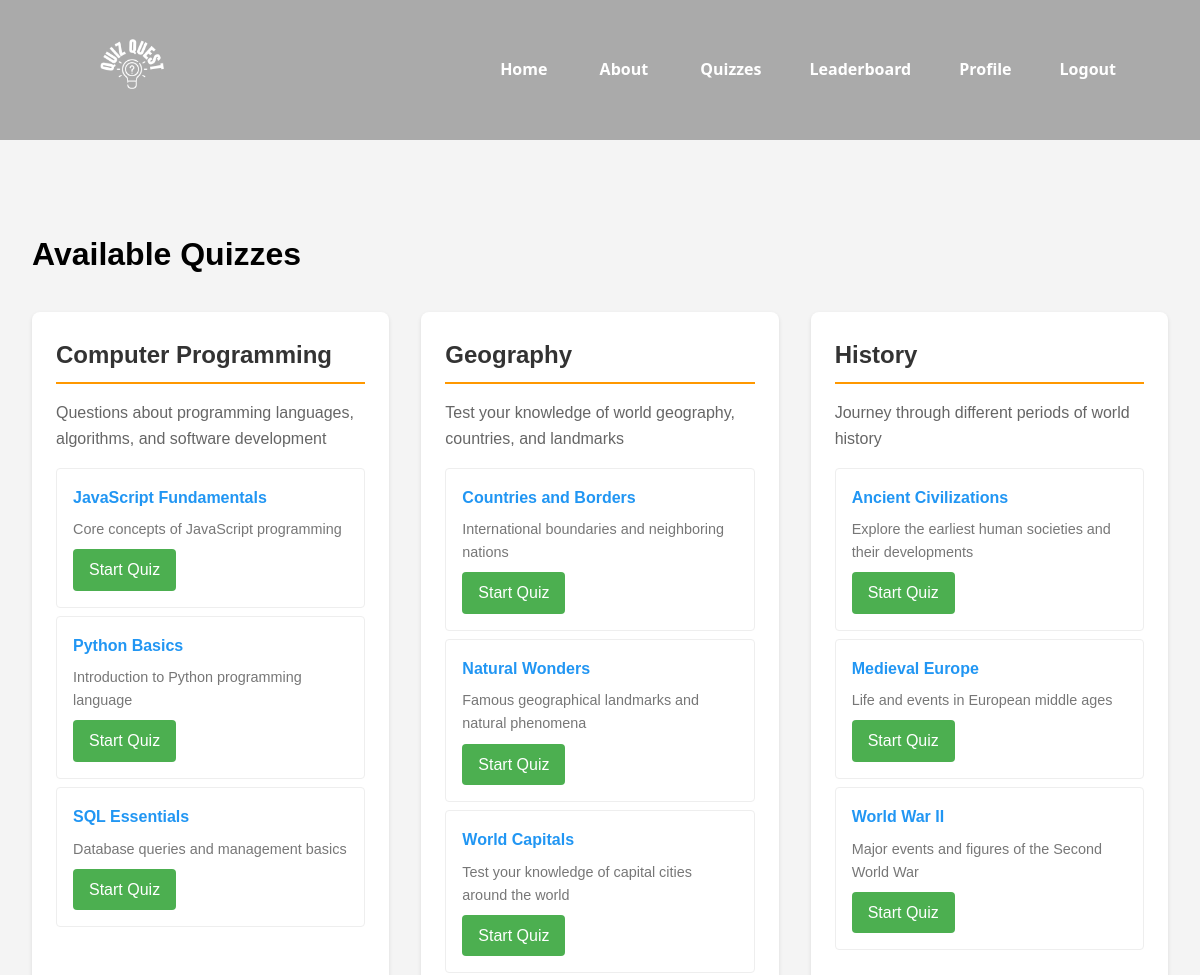
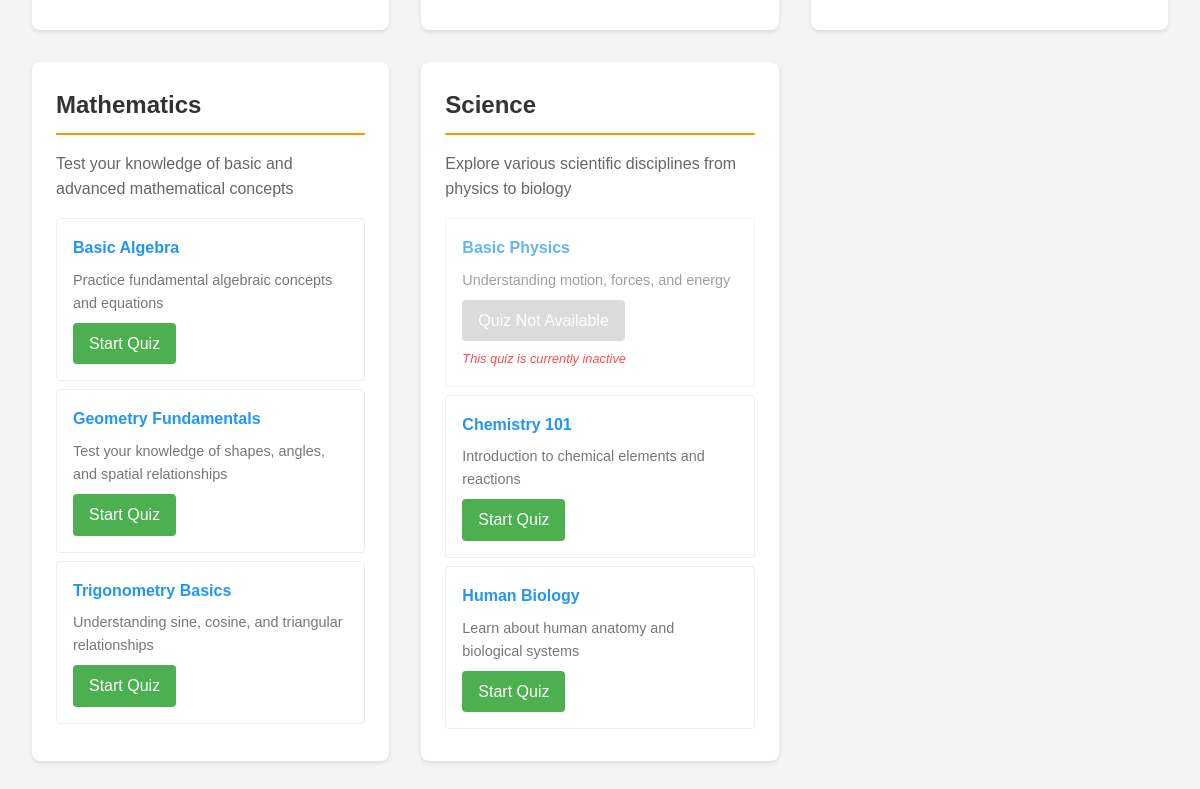
Page /view/quizzes.php (signed in) on the earlier database version (2 pictures, top to bottom).
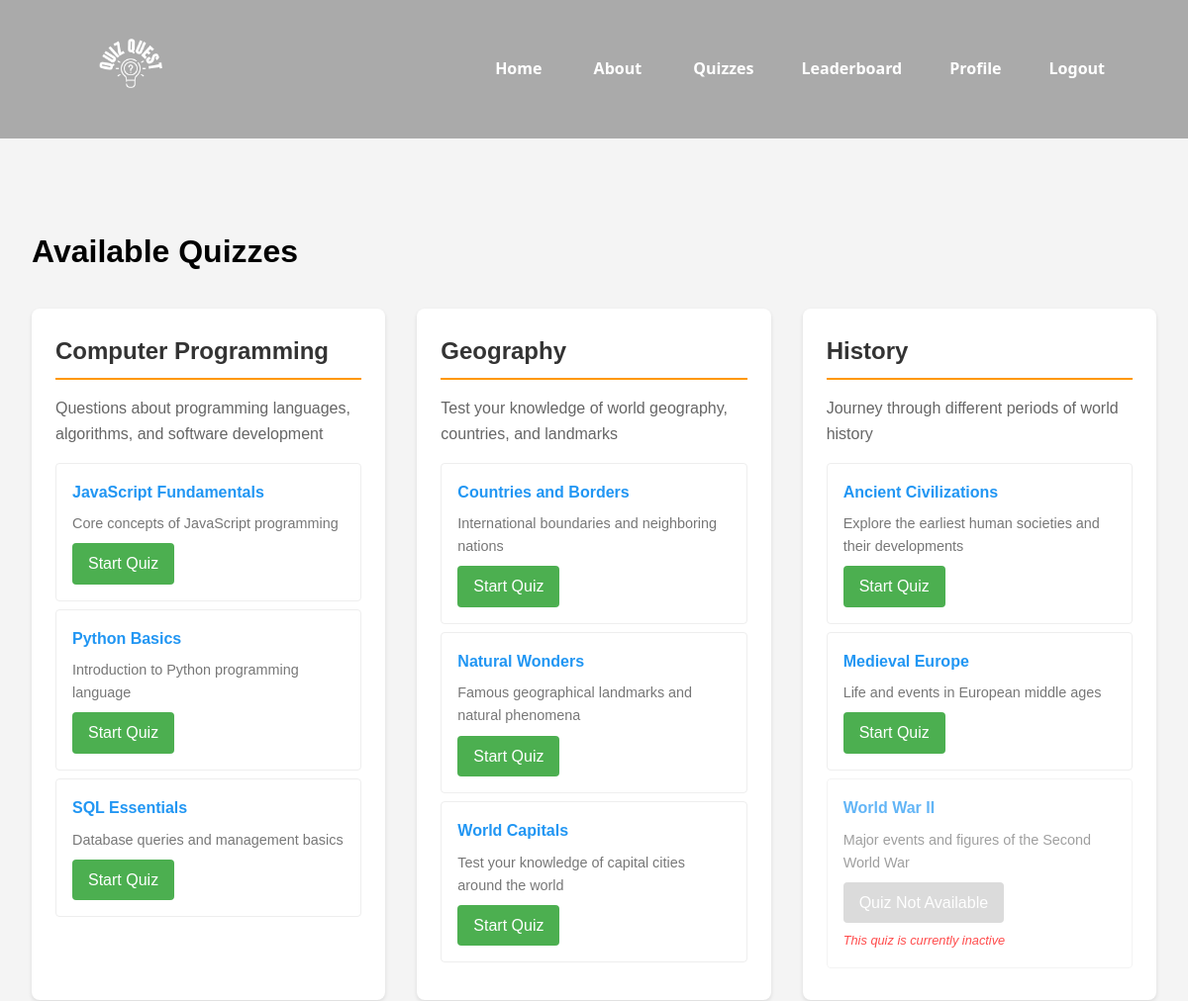
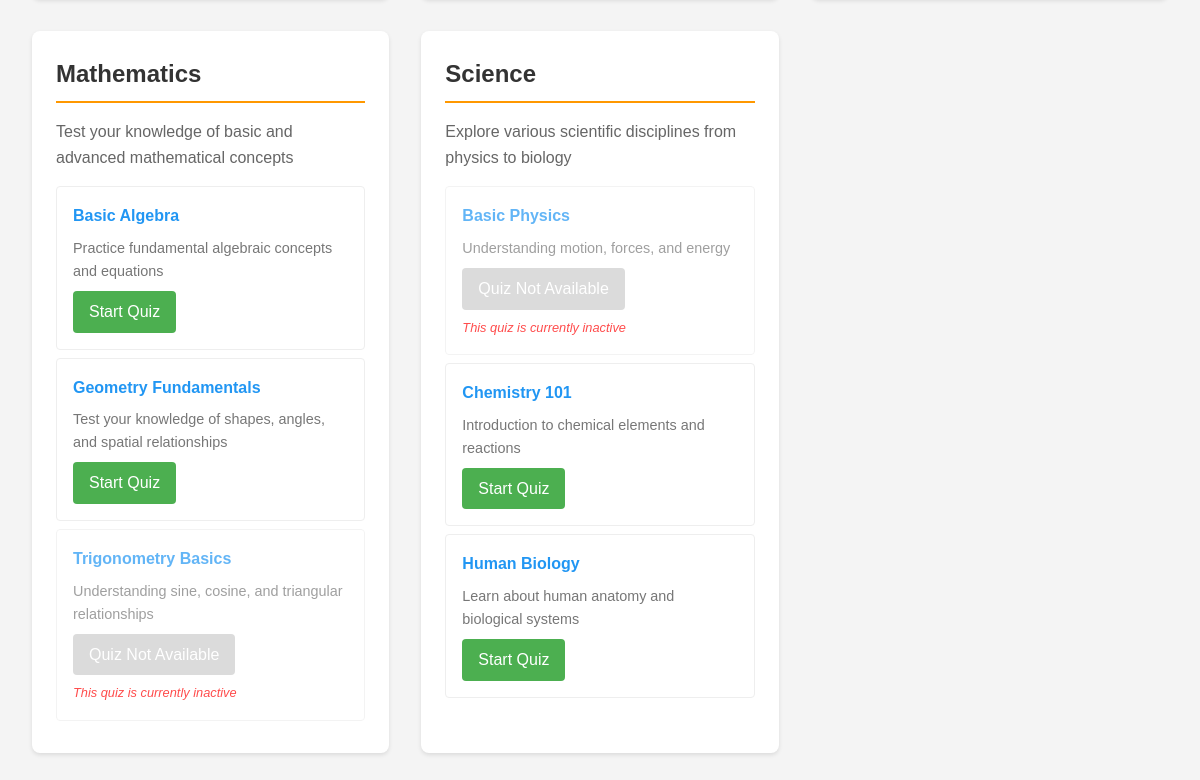
Same page on the later database version (2 pictures, top to bottom).
### tables this page shows
CREATE TABLE `quizzes` (
  `id` int(11) NOT NULL,
  `category_id` int(11) NOT NULL,
  `name` varchar(100) NOT NULL,
  `description` text DEFAULT NULL,
  `created_at` timestamp NOT NULL DEFAULT current_timestamp(),
  `updated_at` timestamp NOT NULL DEFAULT current_timestamp() ON UPDATE current_timestamp(),
  `duration_minutes` int(11) NOT NULL DEFAULT 3 COMMENT 'Duration of the quiz in minutes',
  `is_active` tinyint(1) DEFAULT 1
);

### view/quizzes.php (the view, shortened to what this page needs)
<?php
include "../db/config.php";
$query = "
    SELECT c.*, q.id as quiz_id, q.name as quiz_name, q.description as quiz_description, q.is_active
    FROM categories c
    LEFT JOIN quizzes q ON c.id = q.category_id
    ORDER BY c.name, q.name
";
$result = $conn->query($query);
$categories = [];
if ($result->num_rows > 0) {
    while($row = $result->fetch_assoc()) {
        $categoryId = $row['id'];
        if (!isset($categories[$categoryId])) {
            $categories[$categoryId] = [
                'name' => $row['name'],
                'description' => $row['description'],
                'quizzes' => []
            ];
        }
        if ($row['quiz_id']) {
            $categories[$categoryId]['quizzes'][] = [
                'id' => $row['quiz_id'],
                'name' => $row['quiz_name'],
                'description' => $row['quiz_description'],
                'is_active' => $row['is_active']
            ];
        }
    }
}
?>
<!DOCTYPE html>
<html>
<head>
</head>
<body>
<nav class="navbar">
    <div class="logo"><a href="../index.php"><img style="width:6rem; height: 6rem;" src="../assets/images/quiz_quest_logo_white.png"></a></div>
    <div class="links">
        <a href="../index.php">Home</a>
        <a href="about.html">About</a>
        <?php
        if(!isset($_SESSION['user_id'])){
            echo "<a href='login.php'>Login</a>";
            echo "<a href='signup.php'>Sign Up</a>";
        }
        else{
            if ($_SESSION['role'] != '1'){
                echo "<a href='quizzes.php'>Quizzes</a>";
            }
            echo "<a href='leaderboard.php'>Leaderboard</a>";
            echo "<a href='profile.php'>Profile</a>";
            echo "<a href='../actions/logout.php'>Logout</a>";
        }
        ?>
    </div>
</nav>
<div class="page-container">
    <br><br><br>
    <h1>Available Quizzes</h1>
    <div class="categories-container">
        <?php if (empty($categories)): ?>
            <p>No categories or quizzes available at the moment.</p>
        <?php else: ?>
            <?php foreach ($categories as $category): ?>
                <div class="category-card">
                    <h2 class="category-title"><?php echo htmlspecialchars($category['name']); ?></h2>
                    <p class="category-description"><?php echo htmlspecialchars($category['description']); ?></p>
                    <?php if (empty($category['quizzes'])): ?>
                        <p class="no-quizzes">No quizzes available in this category.</p>
                    <?php else: ?>
                        <ul class="quiz-list">
                            <?php foreach ($category['quizzes'] as $quiz): ?>
                                <li class="quiz-item <?php echo $quiz['is_active'] ? '' : 'inactive'; ?>">
                                    <div class="quiz-title"><?php echo htmlspecialchars($quiz['name']); ?></div>
                                    <div class="quiz-description"><?php echo htmlspecialchars($quiz['description']); ?></div>
                                    <?php if ($quiz['is_active']): ?>
                                        <a href="take_quiz.php?id=<?php echo $quiz['id']; ?>" class="start-quiz-btn">Start Quiz</a>
                                    <?php else: ?>
                                        <span class="start-quiz-btn quiz-inactive">Quiz Not Available</span>
                                        <div class="inactive-message">This quiz is currently inactive</div>
                                    <?php endif; ?>
                                </li>
                            <?php endforeach; ?>
                        </ul>
                    <?php endif; ?>
                </div>
            <?php endforeach; ?>
        <?php endif; ?>
    </div>
</div>
</body>
</html>

Differences in the rows shown:
changed quizzes "World War II": is_active 1 → 0 (drawn)
changed quizzes "Trigonometry Basics": is_active 1 → 0 (drawn)
Other differences:
list line gone: "Start Quiz"
new list line: "Quiz Not Available This quiz is currently inactive"
